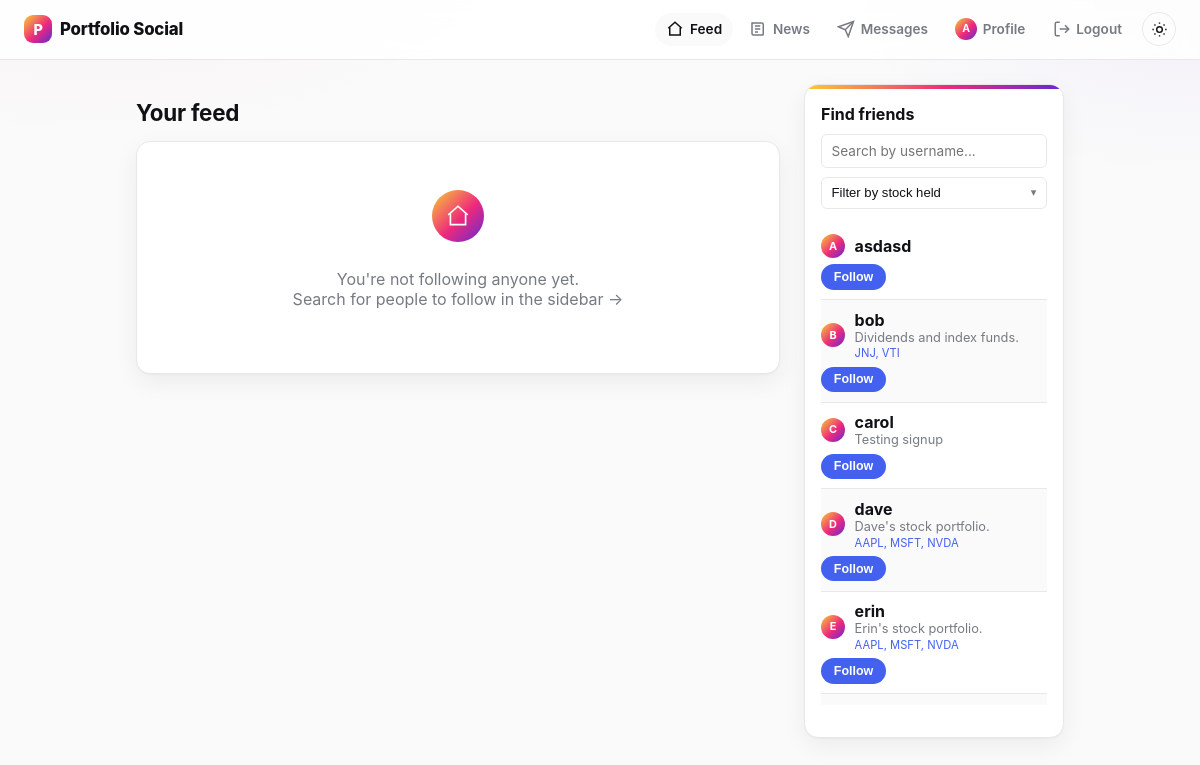
The page / (signed in) on the database its author committed.
### models.py (models this page shows, shortened)
class User(UserMixin, db.Model):
    __tablename__ = "users"
    id = db.Column(db.Integer, primary_key=True)
    username = db.Column(db.String(32), unique=True, nullable=False, index=True)
    email = db.Column(db.String(120), unique=True, nullable=False)
    password_hash = db.Column(db.String(256), nullable=False)
    bio = db.Column(db.String(200))
    created_at = db.Column(db.DateTime, default=datetime.utcnow, nullable=False)
    portfolio = db.relationship(
        "Portfolio",
        back_populates="owner",
        uselist=False,
        cascade="all, delete-orphan",
    )
    likes = db.relationship("Like", back_populates="user", cascade="all, delete-orphan")
    comments = db.relationship(
        "Comment", back_populates="user", cascade="all, delete-orphan"
    )
    following = db.relationship(
        "Follow",
        foreign_keys="Follow.follower_id",
        back_populates="follower",
        cascade="all, delete-orphan",
    )
    followers = db.relationship(
        "Follow",
        foreign_keys="Follow.followed_id",
        back_populates="followed",
        cascade="all, delete-orphan",
    )
    def is_following(self, other):
        if other is None:
            return False
        return (
            Follow.query.filter_by(follower_id=self.id, followed_id=other.id).first()
            is not None
        )
    @property
    def unread_message_count(self):
        return Message.query.filter_by(recipient_id=self.id, read_at=None).count()

### routes_social.py (the view)
@login_required
def feed():
    followed_ids = [f.followed_id for f in current_user.following]
    portfolios = (
        Portfolio.query.filter(Portfolio.user_id.in_(followed_ids))
        .order_by(Portfolio.created_at.desc())
        .all()
        if followed_ids
        else []
    )
    attach_stats(portfolios)
    comment_form = CommentForm()
    users = (
        User.query.filter(User.id != current_user.id)
        .order_by(User.username)
        .all()
    )
    for user in users:
        user.held_tickers = (
            sorted({h.ticker for h in user.portfolio.holdings}) if user.portfolio else []
        )
    my_stats = None
    if current_user.portfolio is not None:
        attach_stats([current_user.portfolio])
        my_stats = current_user.portfolio.stats
    return render_template(
        "feed.html",
        portfolios=portfolios,
        comment_form=comment_form,
        users=users,
        my_stats=my_stats,
        watchlist=get_watchlist_quotes(),
    )

### forms.py
class CommentForm(FlaskForm):
    body = TextAreaField(
        "Comment", validators=[DataRequired(), Length(max=280)]
    )
    submit = SubmitField("Post")

### app.py (called while the page is built)
def create_app():
    app = Flask(__name__, instance_relative_config=True)
    app.config.from_object(Config)
    db.init_app(app)
    login_manager.init_app(app)
    routes_auth.register(app)
    routes_portfolio.register(app)
    routes_social.register(app)
    routes_news.register(app)
    routes_messages.register(app)
    @app.context_processor
    def inject_unread_message_count():
        if current_user.is_authenticated:
            return {"unread_message_count": current_user.unread_message_count}
        return {"unread_message_count": 0}
    return app

### models.py (called while the page is built)
@login_manager.user_loader
def load_user(user_id):
    return db.session.get(User, int(user_id))

    @property
    def cost_basis(self):
        return self.shares * self.buy_price

### prices.py (called while the page is built)
def get_quote(ticker):
    if not ticker:
        return None
    ticker = ticker.strip().upper()
    cached = _cache.get(ticker)
    if cached is not None:
        quote, fetched_at, ok = cached
        ttl = CACHE_TTL_SECONDS if ok else FAILURE_CACHE_TTL_SECONDS
        if time.time() - fetched_at < ttl:
            return quote
    quote = _fetch(ticker)
    _cache[ticker] = (quote, time.time(), quote is not None)
    return quote

def prefetch_quotes(tickers):
    tickers = {t.strip().upper() for t in tickers if t}
    now = time.time()
    def is_fresh(ticker):
        cached = _cache.get(ticker)
        if cached is None:
            return False
        _, fetched_at, ok = cached
        ttl = CACHE_TTL_SECONDS if ok else FAILURE_CACHE_TTL_SECONDS
        return now - fetched_at < ttl
    stale = [t for t in tickers if not is_fresh(t)]
    if not stale:
        return
    with ThreadPoolExecutor(max_workers=min(8, len(stale))) as pool:
        results = pool.map(_fetch, stale)
        for ticker, quote in zip(stale, results):
            _cache[ticker] = (quote, time.time(), quote is not None)

def get_watchlist_quotes():
    prefetch_quotes(WATCHLIST_TICKERS)
    quotes = []
    for ticker in WATCHLIST_TICKERS:
        quote = get_quote(ticker)
        if quote is not None:
            quotes.append({"ticker": ticker, **quote})
    return quotes

### templates/feed.html (shortened to what this page needs)
{% extends "base.html" %}
{% block container_class %}container-wide{% endblock %}
{% block content %}
  <div class="feed-layout">
    <div class="feed-main">
      <h1>Your feed</h1>
      {% if portfolios %}
        {% for portfolio in portfolios %}
          {% include "_post_card.html" %}
        {% endfor %}
      {% else %}
        <div class="empty-state-card">
          <span class="empty-icon">
            <svg viewBox="0 0 24 24" fill="none" stroke="currentColor" stroke-width="1.5"><path d="M3 11l9-8 9 8"/><path d="M5 10v10h14V10"/></svg>
          </span>
          <p>You're not following anyone yet.<br>Search for people to follow in the sidebar &rarr;</p>
        </div>
      {% endif %}
    </div>
    <aside class="feed-sidebar">
      <h2 class="sidebar-title">Find friends</h2>
      <input
        type="text"
        id="friend-search"
        class="sidebar-search"
        placeholder="Search by username..."
        autocomplete="off"
      >
      <button
        type="button"
        id="stock-filter-toggle"
        class="stock-filter-toggle"
        aria-expanded="false"
        aria-controls="stock-filter-panel"
      >
        Filter by stock held <span class="stock-filter-caret">&#9662;</span>
      </button>
      {% if users %}
        <ul class="user-list sidebar-user-list" id="friend-list">
          {% for user in users %}
            <li class="user-row" data-username="{{ user.username|lower }}" data-tickers="{{ user.held_tickers|join(',')|lower }}">
              <a class="user-link" href="{{ url_for('profile', username=user.username) }}">
                <span class="avatar avatar-sm">{{ user.username[0]|upper }}</span>
                <span class="user-link-text">
                  <strong>{{ user.username }}</strong>
                  {% if user.bio %}<span class="user-bio">{{ user.bio }}</span>{% endif %}
                  {% if user.held_tickers %}
                    <span class="user-holdings">{{ user.held_tickers|join(', ') }}</span>
                  {% endif %}
                </span>
              </a>
              {% if current_user.is_following(user) %}
                <form method="post" action="{{ url_for('unfollow', username=user.username) }}">
                  <button type="submit" class="btn btn-small btn-outline">Unfollow</button>
                </form>
              {% else %}
                <form method="post" action="{{ url_for('follow', username=user.username) }}">
                  <button type="submit" class="btn btn-small btn-primary">Follow</button>
                </form>
              {% endif %}
            </li>
          {% endfor %}
        </ul>
      {% else %}
        <p class="empty-state">No other users yet.</p>
      {% endif %}
    </aside>
  </div>
{% endblock %}

### templates/base.html (shortened to what this page needs)
<!doctype html>
<html lang="en">
<head>
  <link rel="stylesheet" href="{{ url_for('static', filename='style.css') }}">
</head>
<body>
  <nav class="navbar">
    <a class="brand" href="{{ url_for('feed') if current_user.is_authenticated else url_for('login') }}">
      <span class="brand-mark">P</span>Portfolio Social
    </a>
    <div class="nav-links">
      {% if current_user.is_authenticated %}
        <a href="{{ url_for('feed') }}" class="nav-link {{ 'active' if request.endpoint == 'feed' }}">
          <svg viewBox="0 0 24 24" fill="none" stroke="currentColor" stroke-width="2"><path d="M3 11l9-8 9 8"/><path d="M5 10v10h14V10"/></svg>
          <span>Feed</span>
        </a>
        <a href="{{ url_for('news') }}" class="nav-link {{ 'active' if request.endpoint == 'news' }}">
          <svg viewBox="0 0 24 24" fill="none" stroke="currentColor" stroke-width="2"><path d="M4 4h13a2 2 0 0 1 2 2v13a1 1 0 0 1-1 1H6a2 2 0 0 1-2-2z"/><path d="M8 8h7M8 12h7M8 16h4"/></svg>
          <span>News</span>
        </a>
        <a href="{{ url_for('inbox') }}" class="nav-link {{ 'active' if request.endpoint in ('inbox', 'thread') }}">
          <svg viewBox="0 0 24 24" fill="none" stroke="currentColor" stroke-width="2"><path d="M22 2 11 13"/><path d="M22 2 15 22l-4-9-9-4z"/></svg>
          <span>Messages</span>
        </a>
        <a href="{{ url_for('profile', username=current_user.username) }}" class="nav-link {{ 'active' if request.endpoint == 'profile' and request.view_args.username == current_user.username }}">
          <span class="avatar avatar-nav">{{ current_user.username[0]|upper }}</span>
          <span>Profile</span>
        </a>
        <a href="{{ url_for('logout') }}" class="nav-link">
          <svg viewBox="0 0 24 24" fill="none" stroke="currentColor" stroke-width="2"><path d="M9 21H5a2 2 0 0 1-2-2V5a2 2 0 0 1 2-2h4"/><path d="M16 17l5-5-5-5"/><path d="M21 12H9"/></svg>
          <span>Logout</span>
        </a>
      {% else %}
        <a class="nav-link" href="{{ url_for('login') }}"><span>Login</span></a>
        <a class="nav-link" href="{{ url_for('signup') }}"><span>Sign up</span></a>
      {% endif %}
      <button type="button" id="theme-toggle" class="theme-toggle" aria-label="Toggle dark mode">
        <svg class="icon-sun" viewBox="0 0 24 24" fill="none" stroke="currentColor" stroke-width="2"><circle cx="12" cy="12" r="4"/><path d="M12 2v2M12 20v2M4.9 4.9l1.4 1.4M17.7 17.7l1.4 1.4M2 12h2M20 12h2M4.9 19.1l1.4-1.4M17.7 6.3l1.4-1.4"/></svg>
      </button>
    </div>
  </nav>
  <main class="container {% block container_class %}{% endblock %}">
    {% block content %}{% endblock %}
  </main>
</body>
</html>

### rows shown on the page
User: username "A"
User: username "A", username "asdasd"
User: username "B", username "bob", bio "Dividends and index funds.", held_tickers "JNJ, VTI"
User: username "C", username "carol", bio "Testing signup"
User: username "D", username "dave", bio "Dave's stock portfolio.", held_tickers "AAPL, MSFT, NVDA"
User: username "E", username "erin", bio "Erin's stock portfolio.", held_tickers "AAPL, MSFT, NVDA"
